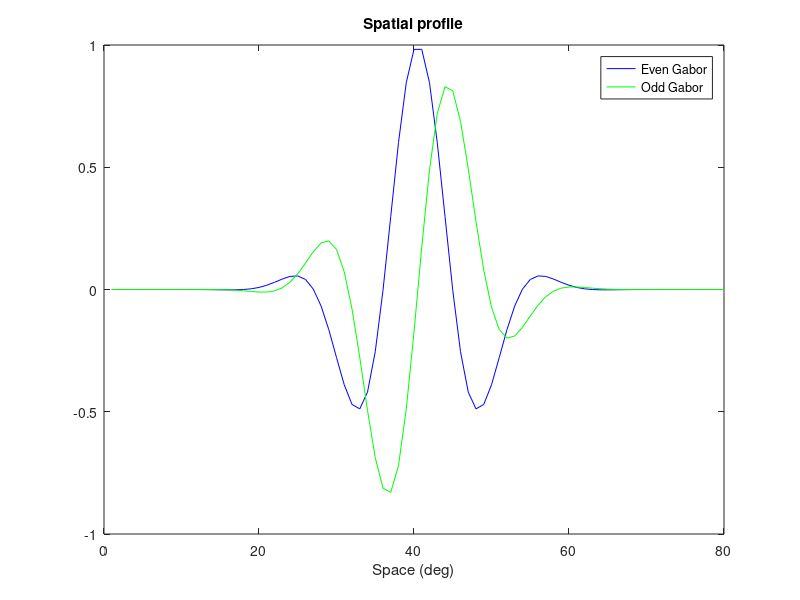
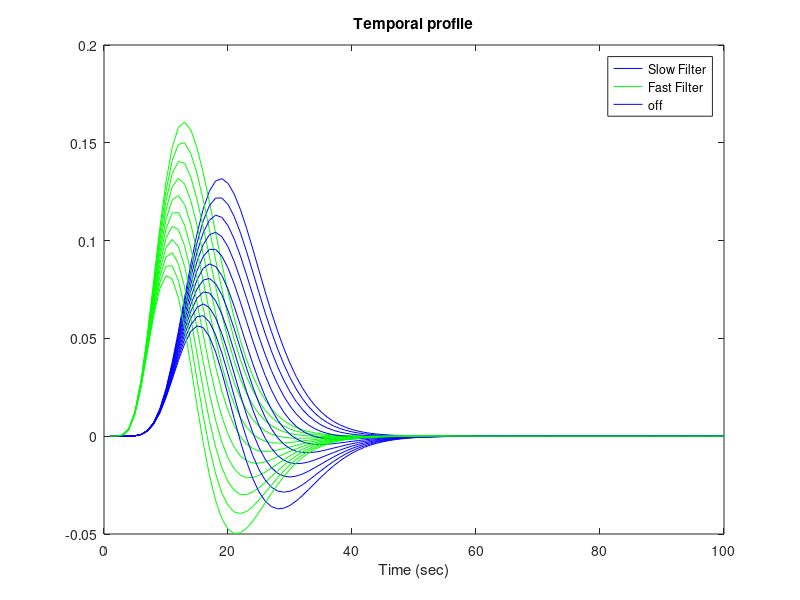

Recreate these plots in MATLAB, in order. (Note: a time limit stopped this script after it produced the figures.)
% Implementation of the Adelson & Bergen (1985) motion energy model.
% Example Matlab code by George Mather, University of Sussex, UK, 2010.
% 
% An expanded version of the code is used by George Mather and Kirsten 
% Challinor as part of a Wellcome Trust funded research project. Initial
% code was partially based on a tutorial forming part of a short course at
% Cold Spring Harbor Laboratories, USA.
% 
% This script is part of an online guide to implementing the Adelson-Bergen
% motion energy model:
%
% http://www.lifesci.sussex.ac.uk/home/George_Mather/EnergyModel.htm
%
% It is free for non-commercial educational use, with appropriate 
% acknowledgement.
%
% The script requires a variable called 'stim' to be loaded in 
% Step 3b. You can use 'AB15.mat' & 'AB16.mat' or input your own stimulus.
%
%--------------------------------------------------------------------------
%           STEP 1: Create component spatiotemporal filters 
%--------------------------------------------------------------------------

clear all; 
close all;

figPath = 'C:\Users\angie\GitRoot\bike_lights\figs\';

scr.measuredFrameRate  = 60; % [Hz] Approximate
params.viewingDistance = 40; % [cm] Approximate
params.framesPerCycle  = scr.measuredFrameRate; % [frames] Equal to the frame rate for 1 Hz

% Step 1a: Define the space axis of the filters
nx = 80;              % Number of spatial samples in the filter
max_x = 2.0;          % Half-width of filter (deg)
dx = (max_x*2)/nx;    % Spatial sampling interval of filter (deg)

% A row vector holding spatial sampling intervals
x_filt = linspace(-max_x,max_x,nx);

% Spatial filter parameters
sx = 0.5;   %standard deviation of Gaussian, in deg.
sf = 1.1;   %spatial frequency of carrier, in cpd

% Spatial filter response
gauss = exp(-x_filt.^2/sx.^2);          % Gaussian envelope
even_x = cos(2*pi*sf*x_filt).*gauss;    % Even Gabor
odd_x = sin(2*pi*sf*x_filt).*gauss;     % Odd Gabor

figure();
plot(even_x, 'b');
hold on;
plot(odd_x, 'g');
xlabel('Space (deg)')
legend('Even Gabor', 'Odd Gabor', box='off')
title('Spatial profile')

saveas(gcf, strcat(figPath, 'Spatial_profile.svg'))

% Step 1b: Define the time axis of the filters
nt = 100;         % Number of temporal samples in the filter
max_t = 0.5;      % Duration of impulse response (sec)
dt = max_t/nt;    % Temporal sampling interval (sec)

% A column vector holding temporal sampling intervals
t_filt = linspace(0, max_t, nt)';

% Temporal filter parameters
k = 100;    % Scales the response into time units
slow_n = 9; % Width of the slow temporal filter
fast_n = 6; % Width of the fast temporal filter
beta = linspace(0,1,11);  % Beta. Represents the weighting of the negative
            % phase of the temporal relative to the positive 
            % phase.

% Temporal filter response (formula as in Adelson & Bergen, 1985, Eq. 1)
for b=1:length(beta)
    slow_t{b} = (k*t_filt).^slow_n .* exp(-k*t_filt).*(1/factorial(slow_n)-beta(1,b).*((k*t_filt).^2)/factorial(slow_n+2));
    fast_t{b} = (k*t_filt).^fast_n .* exp(-k*t_filt).*(1/factorial(fast_n)-beta(1,b).*((k*t_filt).^2)/factorial(fast_n+2));
end

figure();
for b=1:length(beta)
    plot(slow_t{b}, 'b');
    hold on;
    plot(fast_t{b}, 'g');
end
xlabel('Time (sec)')
legend('Slow Filter', 'Fast Filter', box='off')
title('Temporal profile')
saveas(gcf, strcat(figPath, 'Temporal_profile_many_betas.svg'))

% Step 1c: combine space and time to create spatiotemporal filters
for b = 1:length(beta)
    e_slow{b} = slow_t{b} * even_x;   % SE/TS
    e_fast{b} = fast_t{b} * even_x;   % SE/TF
    o_slow{b} = slow_t{b} * odd_x;    % SO/TS
    o_fast{b} = fast_t{b} * odd_x;    % SO/TF
    
    st_filters{b} = {e_slow{b}, e_fast{b}, o_slow{b}, o_fast{b}};
end

figure()
count = 1;
for b = 1:length(beta)
    for i = 1:length(st_filters{b})
        subplot(11,4,count)
        imagesc(st_filters{b}{i})
        colormap("gray")
        axis off
        axis equal
        count = count + 1;
    end
end

saveas(gcf, strcat(figPath, 'Spatiotemporal_filters_many_betas.svg'))

%--------------------------------------------------------------------------
%         STEP 2: Create spatiotemporally oriented filters
%--------------------------------------------------------------------------
for b = 1:length(beta)
    left_1{b}  = o_fast{b} + e_slow{b};     % L1
    left_2{b}  = -o_slow{b} + e_fast{b};    % L2
    right_1{b} = -o_fast{b} + e_slow{b};    % R1
    right_2{b} = o_slow{b} + e_fast{b};     % R2

    st_oriented_filters{b} = {left_1{b}, left_2{b}, right_1{b}, right_2{b}};
end

figure()
count = 1;
for b = 1:length(beta)
    for i = 1:length(st_oriented_filters{b})
        subplot(11,4,count)
        imagesc(st_oriented_filters{b}{i})
        colormap('gray')
        axis('off')
        axis('equal')
        count = count + 1;
    end
end

saveas(gcf, strcat(figPath, 'Spatiotemporal_oriented_filters_many_betas.svg'))

%--------------------------------------------------------------------------
%         STEP 3: Convolve the filters with a stimulus
%--------------------------------------------------------------------------

% Step 3a: Define the space and time dimensions of the stimulus

% SPACE: x_stim is a row vector to hold sampled x-positions of the space.
stim_width = 4;  % half width in degrees, gives 8 degrees total
x_stim = -stim_width:dx:round(stim_width-dx);

% TIME: t_stim is a col vector to hold sampled time intervals of the space
stim_dur = 1.5;    %total duration of the stimulus in seconds
t_stim = (0:dt:round(stim_dur-dt))';

% Step 3b Load a stimulus (load 'AB15.mat' or 'AB16.mat') or Create a bitmap
%load('AB15.mat');

bgVal   = 0; % Background color
stimVal = 1; % Stim color

imgSizeX  = 350;
xs        = 0:imgSizeX;
startXPos = 20;

% stimSpeed = [0, 1, 2, 3, 4, 5, 6, 7, 8, 9, 10, 11]; % [px/frame]
stimSpeed = [0, 1, 2]; % [px/frame]

% how many time intervals to run simulation?
ts = 150;

output = [];
for s=1:length(stimSpeed)
    % figure(s)

    stimBitmap = [];
    for t = 1:ts
        % generat 1D stimulus
        currentT = repmat(bgVal,1,size(xs,2));
        currentX = startXPos + (t-1)*stimSpeed(s);

        if currentX > imgSizeX
            continue
        else
            currentT(currentX) = stimVal;

            stimBitmap(t,:) = currentT;
            % imagesc(stimBitmap);
            % colormap(gray);
            % xlabel('x position');
            % ylabel('time');
        end

    end

    output(s).speed = stimSpeed(s);
    output(s).stim = stimBitmap;

end

% % Make sine wave for flicker
% samples       = 1:ts;
% amplitude     = 0.5;
% phaseShift    = 0;
% verticalShift = 0;
% fullWaveForm = amplitude * sind(360/scr.measuredFrameRate*samples + phaseShift) + verticalShift;
% 
% % Pulse the signal
% for s = 1:length(output)
%     for t = 1:ts
%         if fullWaveForm(t) < 0
%             output(s).stim(t,:) = 0;
%         end
%     end
% end

energy = [];
for s = 1:length(output)
    stim = output(s).stim;

    % Step 3c: convolve
    
    % Rightward responses
    resp_right_1 = conv2(stim, right_1, 'valid');
    resp_right_2 = conv2(stim, right_2, 'valid');
    
    % Leftward responses
    resp_left_1 = conv2(stim, left_1, 'valid');
    resp_left_2 = conv2(stim, left_2, 'valid');
    
    %--------------------------------------------------------------------------
    %         STEP 4: Square the filter output
    %--------------------------------------------------------------------------
    resp_left_1  = resp_left_1.^2;
    resp_left_2  = resp_left_2.^2;
    resp_right_1 = resp_right_1.^2;
    resp_right_2 = resp_right_2.^2;
    
    %--------------------------------------------------------------------------
    %         STEP 5: Normalise the filter output
    %--------------------------------------------------------------------------
    % Calc left and right energy
    energy_right = resp_right_1 + resp_right_2;
    energy_left  = resp_left_1 + resp_left_2;
    
    % Calc total energy
    output(s).total_energy = sum(sum(energy_right))+sum(sum(energy_left));
    
    % Normalise each directional o/p by total output
    RR1 = sum(sum(resp_right_1)) / output(s).total_energy;
    RR2 = sum(sum(resp_right_2)) / output(s).total_energy;
    LR1 = sum(sum(resp_left_1)) / output(s).total_energy;
    LR2 = sum(sum(resp_left_2)) / output(s).total_energy;
    
    %--------------------------------------------------------------------------
    %         STEP 6: Sum the paired filters in each direction
    %--------------------------------------------------------------------------
    output(s).right_Total = RR1 + RR2;
    output(s).left_Total  = LR1 + LR2;
    
    %--------------------------------------------------------------------------
    %         STEP 7: Calculate net energy as the R-L difference
    %--------------------------------------------------------------------------
    output(s).motion_energy = output(s).right_Total - output(s).left_Total;
    energy(:,s) = output(s).motion_energy;
    
    %--------------------------------------------------------------------------
    %         SUPPLEMENTARY CODE: Display summary output and graphics
    %--------------------------------------------------------------------------
    % Display motion energy statistic
    fprintf('\n\nNet motion energy = %g\n\n',output(s).motion_energy);
    
    % Plot the stimulus
    figure(20)
    subplot(3, 1, s);
    imagesc(stim); 
    colormap(gray);
    %axis off
    xlabel('x position');
    ylabel('time');
    title(strcat(num2str(stimSpeed(s)), ' px/frame'));
    saveas(gcf, strcat(figPath, 'Stimulus.svg'))
    
    % Plot the output:
    %   Generate motion contrast matrix
    energy_opponent = energy_right - energy_left; % L-R difference matrix
    [xv, yv]        = size(energy_left); % Get the size of the response matrix
    energy_flicker  = output(s).total_energy/(xv * yv); % A value for average total energy
    
    % Re-scale (normalize) each pixel in the L-R matrix using average energy.
    motion_contrast = energy_opponent/energy_flicker;
    
    % Plot, scaling by max L or R value
    mc_max = max(max(motion_contrast));
    mc_min = min(min(motion_contrast));
    
    if (abs(mc_max) > abs(mc_min))
        peak = abs(mc_max);
    else
        peak = abs(mc_min);
    end
    
    figure (21)
    subplot(3, 1, s)
    imagesc(motion_contrast); 
    colormap(gray);
    % axis off
    clim([-peak, peak]);
    % axis equal
    xlabel('x position');
    ylabel('time');
    title(strcat(num2str(stimSpeed(s)), ' px/frame'));
    saveas(gcf, strcat(figPath, 'Motion Energy.svg'))

    %--------------------------------------------------------------------------

end

% Show quick movie
figure(); hold on;
for t =1:ts
    imagesc(output(3).stim(t,:))
    colormap(gray);
    xlabel('x position');
    ylabel('time')
    drawnow;
end

% % Make bitmaps into video
% workingDir = pwd;
% mkdir(workingDir, "images");
% 
% % % Create a VideoReader object for reading frames from the sample file (e.g., shuttle.avi)
% % shuttleVideo = VideoReader("shuttle.avi");
% 
% imageNames = {};
% for t=1:ts
%     filename = sprintf("%03d.jpg", t);
%     fullname = fullfile(workingDir, "images", filename);
%     imwrite(output(3).stim(t,:), fullname);
%     imageNames{t} = filename;
% end
% 
% outputVideo = VideoWriter(fullfile(workingDir, "images", "shuttle_out.avi"));
% % outputVideo.FrameRate = shuttleVideo.FrameRate;
% open(outputVideo);
% 
% % Loop through the image sequence, load each image, and write it to the video
% for i = 1:ts
%     img = imread(fullfile(workingDir, "images", imageNames{i}));
%     writeVideo(outputVideo, img);
% end
% 
% % Finalize the video file
% close(outputVideo);
% 
% shuttleAvi = VideoReader(fullfile(workingDir, "images", "shuttle_out.avi"));
% vf = figure('Position', [0 0 shuttleAvi.Width shuttleAvi.Height]);
% imshow(mov(1).cdata, 'Border', 'tight');
% movie(vf, mov, 1, shuttleAvi.FrameRate);


% figure()
% for s = 1:length(output)
%     plot(output(s).right_Total, output(s).left_Total, 'o')
%     hold on;
% end

figure()
for s = 1:length(output)
    plot(output(s).speed, output(s).motion_energy, '.k');
    hold on;
end

f = fit(stimSpeed', energy', 'poly2'); % Fit the data
plot(f, stimSpeed, energy) % Plot the fit

legend('Location','southeast');
xlabel('stimulus speed (px/frame)');
ylabel('Net motion energy response');
